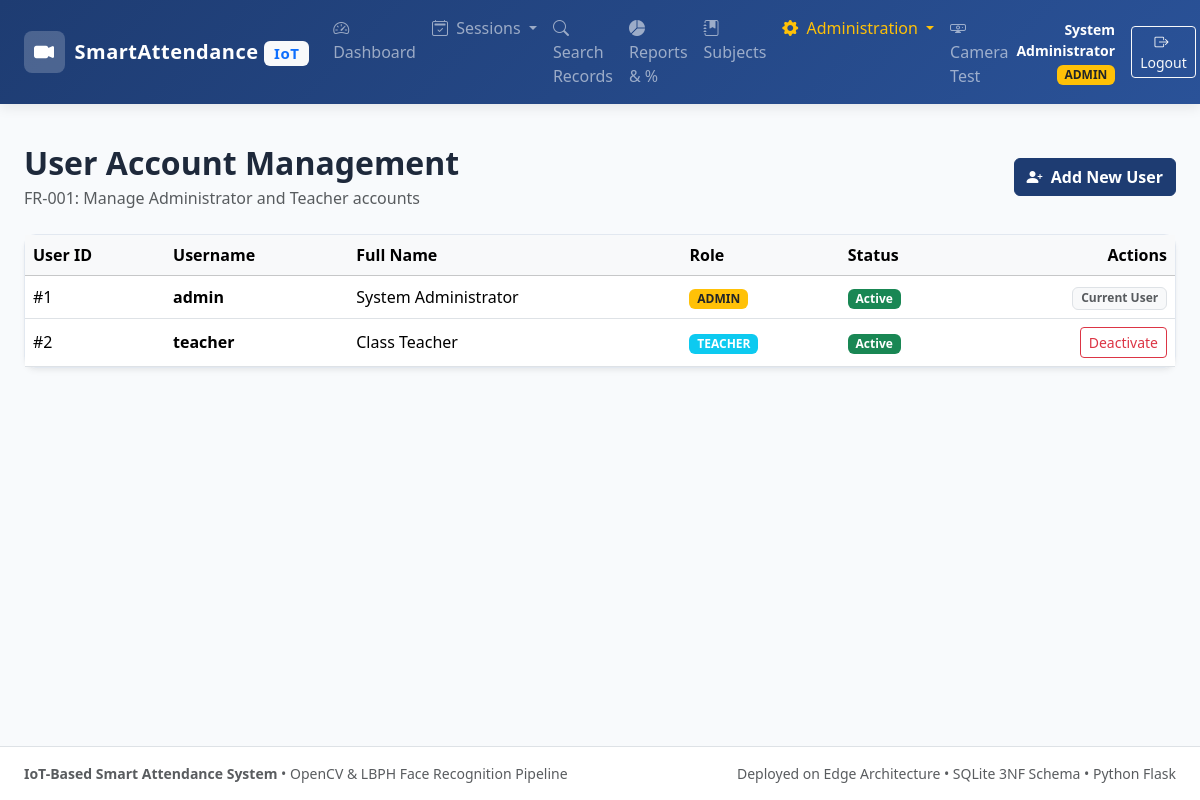
Page /admin/users (signed in) on the committed database.
### tables this page shows
CREATE TABLE users (
            user_id INTEGER PRIMARY KEY AUTOINCREMENT,
            username TEXT UNIQUE NOT NULL,
            password_hash TEXT NOT NULL,
            full_name TEXT NOT NULL,
            role TEXT NOT NULL CHECK(role IN ('ADMIN', 'TEACHER')),
            is_active BOOLEAN NOT NULL DEFAULT 1
        );

### app.py (the view, shortened to what this page needs)
@app.route('/admin/users', methods=['GET', 'POST'])
@admin_required
def admin_users():
    conn = get_db_connection()
    cur = conn.cursor()
    cur.execute("SELECT user_id, username, full_name, role, is_active FROM users ORDER BY role, username")
    users = [dict(r) for r in cur.fetchall()]
    conn.close()
    return render_template('admin/users.html', users=users)

### app.py (called while the page is built)
def admin_required(f):
    @wraps(f)
    def decorated_function(*args, **kwargs):
        if 'user_id' not in session:
            flash("Please log in to access this page.", "warning")
            return redirect(url_for('login'))
        if session.get('role') != 'ADMIN':
            flash("Access denied: Administrator privileges required.", "danger")
            return redirect(url_for('dashboard'))
        return f(*args, **kwargs)
    return decorated_function

@app.context_processor
def inject_user():
    return {
        'current_user': {
            'user_id': session.get('user_id'),
            'username': session.get('username'),
            'full_name': session.get('full_name'),
            'role': session.get('role')
        } if 'user_id' in session else None,
        'now': datetime.datetime.now()
    }

### database.py (called while the page is built)
def get_db_connection():
    db_path = Config.DATABASE_PATH
    os.makedirs(os.path.dirname(db_path), exist_ok=True)
    conn = sqlite3.connect(db_path, timeout=10.0)
    conn.row_factory = sqlite3.Row
    conn.execute("PRAGMA foreign_keys = ON;")
    return conn

### templates/admin/users.html (shortened to what this page needs)
{% extends 'base.html' %}
{% block content %}
<div class="container-fluid px-4 py-4">
  <div class="d-flex justify-content-between align-items-center mb-4">
    <div>
      <h2 class="fw-bold mb-1">User Account Management</h2>
      <p class="text-muted mb-0">FR-001: Manage Administrator and Teacher accounts</p>
    </div>
    <button class="btn btn-primary-custom" data-bs-toggle="modal" data-bs-target="#createUserModal">
      <i class="bi bi-person-plus-fill me-1"></i> Add New User
    </button>
  </div>
  <div class="card card-custom">
    <div class="card-body p-0">
      <div class="table-responsive">
        <table class="table table-hover align-middle mb-0">
          <thead class="table-light">
            <tr>
              <th>User ID</th>
              <th>Username</th>
              <th>Full Name</th>
              <th>Role</th>
              <th>Status</th>
              <th class="text-end">Actions</th>
            </tr>
          </thead>
          <tbody>
            {% for u in users %}
            <tr>
              <td>#{{ u.user_id }}</td>
              <td><strong>{{ u.username }}</strong></td>
              <td>{{ u.full_name }}</td>
              <td>
                <span class="badge {{ 'bg-warning text-dark' if u.role == 'ADMIN' else 'bg-info' }}">
                  {{ u.role }}
                </span>
              </td>
              <td>
                {% if u.is_active %}
                  <span class="badge bg-success">Active</span>
                {% else %}
                  <span class="badge bg-danger">Deactivated</span>
                {% endif %}
              </td>
              <td class="text-end">
                {% if u.user_id != current_user.user_id %}
                <form action="{{ url_for('toggle_user_status', user_id=u.user_id) }}" method="POST" class="d-inline">
                  <button type="submit" class="btn btn-sm {{ 'btn-outline-danger' if u.is_active else 'btn-outline-success' }}">
                    {{ 'Deactivate' if u.is_active else 'Activate' }}
                  </button>
                </form>
                {% else %}
                <span class="badge bg-light text-muted border">Current User</span>
                {% endif %}
              </td>
            </tr>
            {% endfor %}
          </tbody>
        </table>
      </div>
    </div>
  </div>
</div>
{% endblock %}

### templates/base.html (shortened to what this page needs)
<!DOCTYPE html>
<html lang="en">
<head>
  <link href="https://cdn.jsdelivr.net/npm/bootstrap@5.3.3/dist/css/bootstrap.min.css" rel="stylesheet">
  <link href="https://cdn.jsdelivr.net/npm/bootstrap-icons@1.11.3/font/bootstrap-icons.min.css" rel="stylesheet">
  <link rel="stylesheet" href="https://cdnjs.cloudflare.com/ajax/libs/animate.css/4.1.1/animate.min.css"/>
  <link rel="stylesheet" href="{{ url_for('static', filename='css/style.css') }}">
</head>
<body>
  <nav class="navbar navbar-expand-lg navbar-dark navbar-custom sticky-top no-print">
    <div class="container-fluid px-4">
      <a class="navbar-brand" href="{{ url_for('dashboard') if current_user else url_for('login') }}">
        <span class="brand-icon"><i class="bi bi-camera-video-fill"></i></span>
        <span>SmartAttendance <span class="badge bg-light text-primary fs-7">IoT</span></span>
      </a>
      {% if current_user %}
      <div class="collapse navbar-collapse" id="navbarMain">
        <ul class="navbar-nav me-auto mb-2 mb-lg-0">
          <li class="nav-item">
            <a class="nav-link {{ 'active' if request.endpoint == 'dashboard' }}" href="{{ url_for('dashboard') }}">
              <i class="bi bi-speedometer2 me-1"></i> Dashboard
            </a>
          </li>
          <li class="nav-item dropdown">
            <a class="nav-link dropdown-toggle {{ 'active' if 'session' in request.endpoint }}" href="#" role="button" data-bs-toggle="dropdown">
              <i class="bi bi-calendar2-check me-1"></i> Sessions
            </a>
          </li>
          <li class="nav-item">
            <a class="nav-link {{ 'active' if request.endpoint == 'attendance_search' }}" href="{{ url_for('attendance_search') }}">
              <i class="bi bi-search me-1"></i> Search Records
            </a>
          </li>
          <li class="nav-item">
            <a class="nav-link {{ 'active' if request.endpoint == 'attendance_reports' }}" href="{{ url_for('attendance_reports') }}">
              <i class="bi bi-pie-chart-fill me-1"></i> Reports &amp; %
            </a>
          </li>
          <li class="nav-item">
            <a class="nav-link {{ 'active' if request.endpoint == 'admin_subjects' }}" href="{{ url_for('admin_subjects') }}">
              <i class="bi bi-journal-bookmark-fill me-1"></i> Subjects
            </a>
          </li>
          {% if current_user.role == 'ADMIN' %}
          <li class="nav-item dropdown">
            <a class="nav-link dropdown-toggle text-warning {{ 'active' if 'admin' in request.endpoint or 'student' in request.endpoint }}" href="#" role="button" data-bs-toggle="dropdown">
              <i class="bi bi-gear-fill me-1"></i> Administration
            </a>
          </li>
          {% endif %}
          <li class="nav-item">
            <a class="nav-link {{ 'active' if request.endpoint == 'camera_test' }}" href="{{ url_for('camera_test') }}">
              <i class="bi bi-webcam me-1"></i> Camera Test
            </a>
          </li>
        </ul>
        <div class="d-flex align-items-center gap-3">
          <div class="text-white text-end d-none d-md-block">
            <div class="small fw-bold">{{ current_user.full_name }}</div>
            <span class="badge {{ 'bg-warning text-dark' if current_user.role == 'ADMIN' else 'bg-info' }}">
              {{ current_user.role }}
            </span>
          </div>
          <a href="{{ url_for('logout') }}" class="btn btn-outline-light btn-sm" title="Log Out">
            <i class="bi bi-box-arrow-right me-1"></i> Logout
          </a>
        </div>
      </div>
      {% endif %}
    </div>
  </nav>
  <div class="container-fluid px-4 pt-3 no-print">
  </div>
  <main class="flex-grow-1">
    {% block content %}{% endblock %}
  </main>
  <footer class="bg-white border-top py-3 mt-auto no-print">
    <div class="container-fluid px-4 d-flex flex-wrap justify-content-between align-items-center text-muted small">
      <div>
        <strong>IoT-Based Smart Attendance System</strong> &bull; OpenCV &amp; LBPH Face Recognition Pipeline
      </div>
      <div>
        Deployed on Edge Architecture &bull; SQLite 3NF Schema &bull; Python Flask
      </div>
    </div>
  </footer>
</body>
</html>

### static/css/style.css (style rules this page uses)
:root { --primary-color: #1e3c72; --primary-dark: #142850; --secondary-color: #2a5298; --accent-color: #00adb5; --accent-hover: #00878e; --success-color: #10b981; --warning-color: #f59e0b; --danger-color: #ef4444; --dark-bg: #0f172a; --card-bg: #ffffff; --body-bg: #f8fafc; --text-primary: #1e293b; --text-muted: #64748b; --border-color: #e2e8f0; }
body { font-family: 'Segoe UI', system-ui, -apple-system, BlinkMacSystemFont, Roboto, sans-serif; background-color: var(--body-bg); color: var(--text-primary); min-height: 100vh; display: flex; flex-direction: column; }
.navbar-custom { background: linear-gradient(135deg, var(--primary-color) 0%, var(--secondary-color) 100%); box-shadow: 0 4px 12px rgba(0, 0, 0, 0.08); }
.navbar-brand { font-weight: 700; letter-spacing: 0.5px; display: flex; align-items: center; gap: 10px; }
.brand-icon { background: rgba(255, 255, 255, 0.2); padding: 6px 10px; border-radius: 8px; }
.card-custom { border: 1px solid var(--border-color); border-radius: 12px; box-shadow: 0 4px 6px -1px rgba(0, 0, 0, 0.05), 0 2px 4px -1px rgba(0, 0, 0, 0.03); background: var(--card-bg); transition: transform 0.2s ease, box-shadow 0.2s ease; }
.btn-primary-custom { background-color: var(--primary-color); border-color: var(--primary-color); color: #ffffff; font-weight: 600; }

### rows in the picture
users: full_name "System Administrator", user_id "1", username "admin", role "ADMIN", is_active "Active", shows "Current User"
users: user_id "2", username "teacher", full_name "Class Teacher", role "TEACHER", shows "Active", is_active "Deactivate"

### other values in the picture
{{ current_user.role }} "ADMIN"
